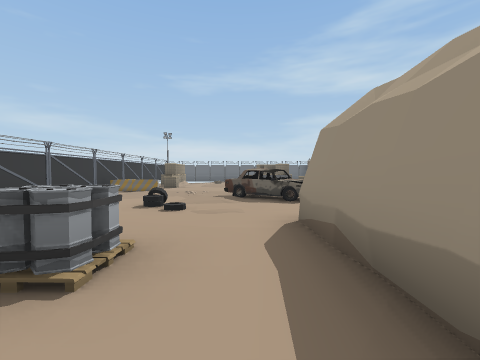
view 1 (above)

18 first-person views from a walk through a 3-D level made in the Unity game engine. The camera is 1.3 m above the floor, tilts 2° down and sees 90° across. The floor is counted in squares, 2 m on a side. Each view is taken from the middle of a square. On the plan, view 1 faces up. The plan holds only what a view shows up to about 9 squares ahead; the rest is blank.

view 2
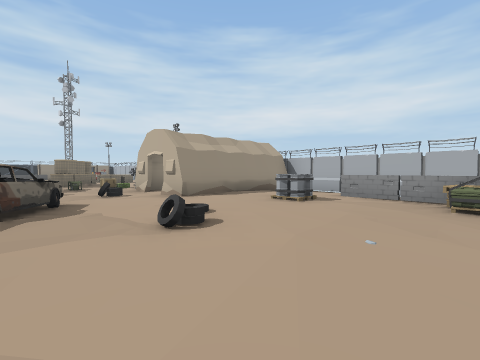

view 3
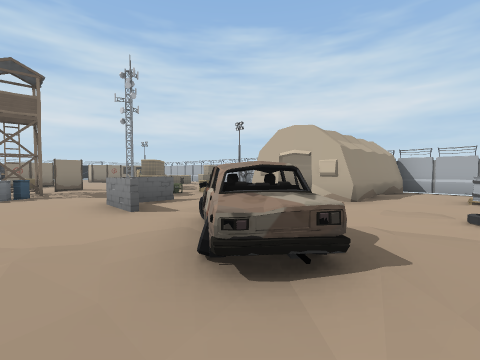

view 4
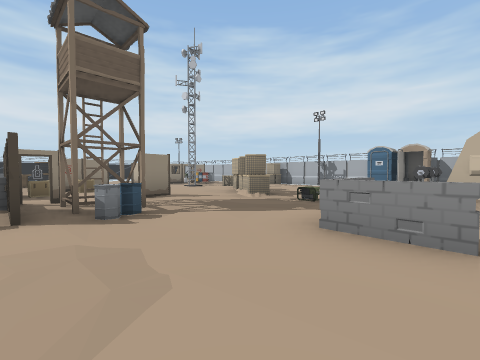

view 5
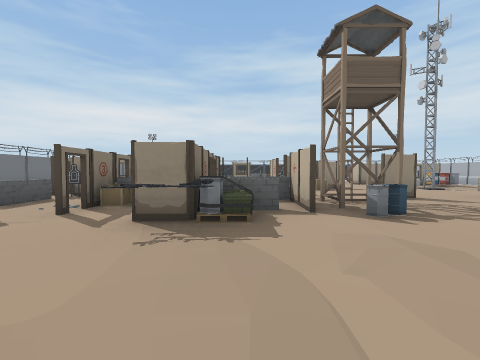

view 6
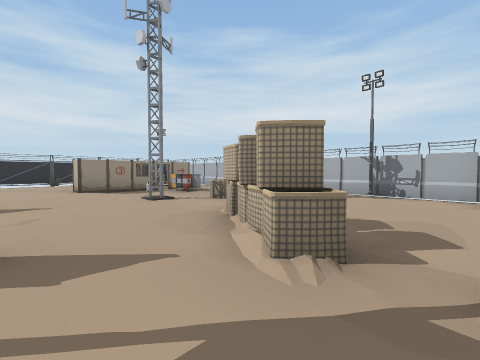

view 7
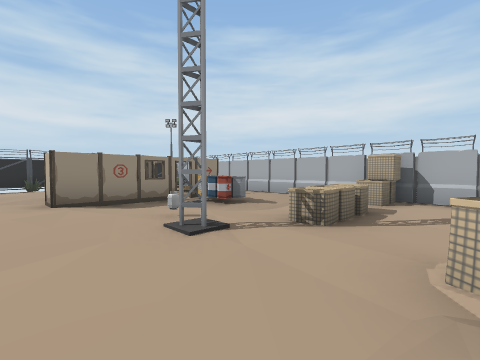

view 8
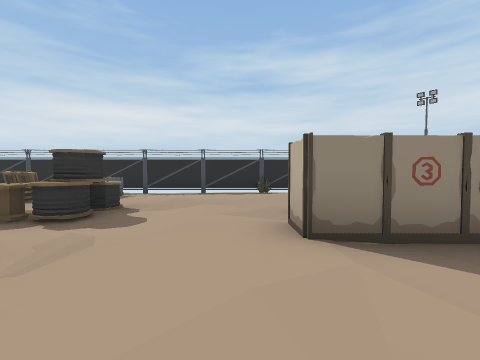

view 9
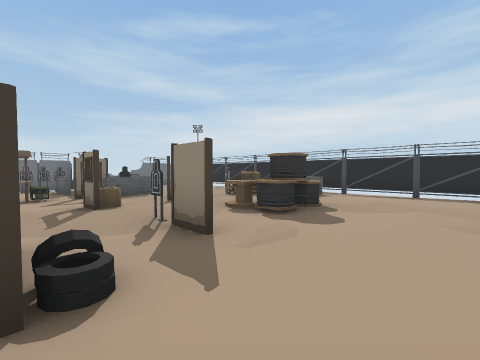

view 10
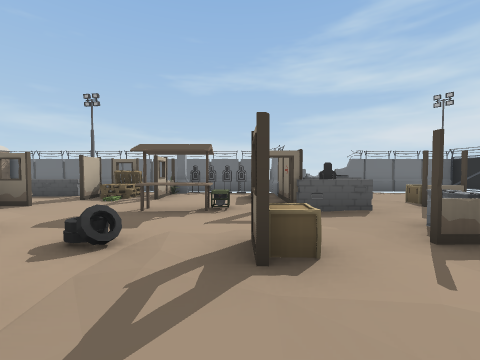

view 11
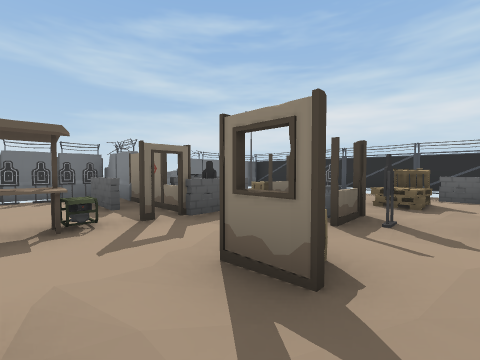

view 12
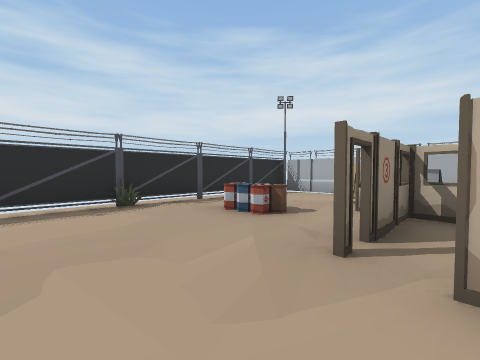

view 13
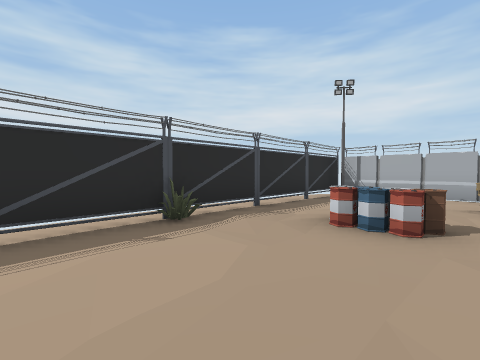

view 14
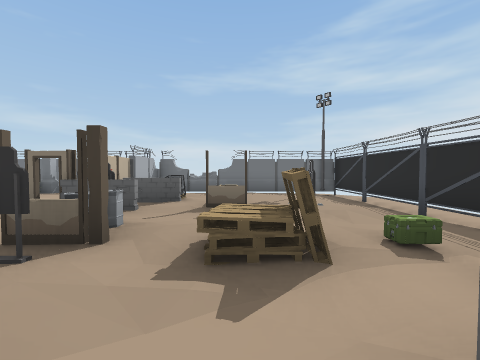

view 15
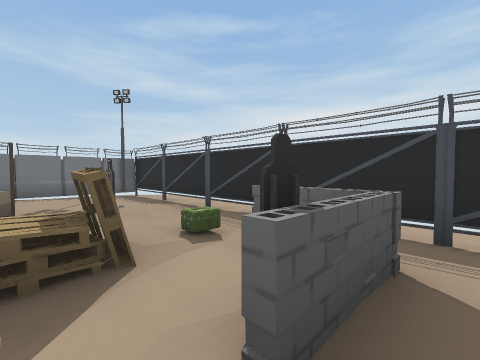

view 16
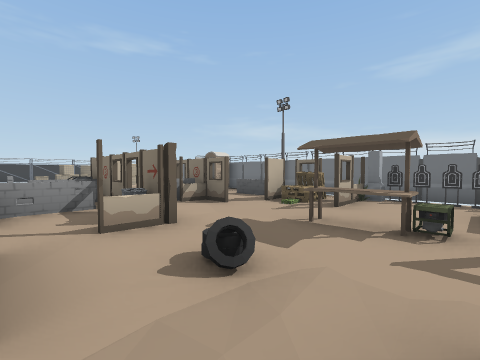

view 17
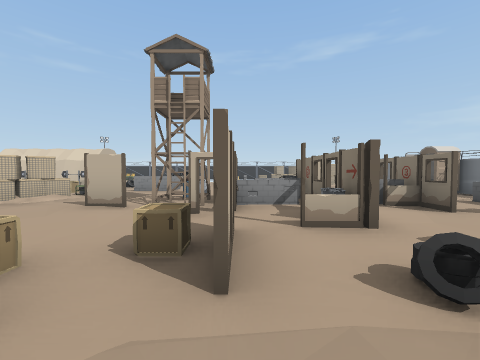

view 18
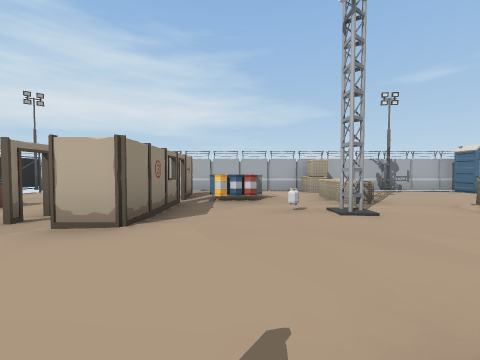

### Floor plan
Key: @ floor where view 1 was taken; # wall or solid block; . main floor; - floor 0.25 m lower than the main floor; / step, stairs or slope; = window, fence, low wall or low ledge; F fence; B barricade; C car; P pallet; G generator; A barrel; T tower; R barrier; O other object.
Columns run from 5 left of view 1 to 21 right of it. Each row starts with its distance up from view 1.
 17            ##         ###
 16           O..##########-/O-
 15           O..=#OOOOO.....F-
 14             ..OO#..#O....--
 13            .###...G#..O//F-
 12           .O.O...O.#O.#O.//
 11          .OO####....A....F-
 10 F       ...P#=OO.OO.O.O//
  9 FBB.. = ....###........O=F-
  8 F-..........AT#.O..OOO...//
  7 F .//...........OO.......F-
  6 F....CC/#=...#............-
  5 F..O../..................F-
  4  ......O..G.OOO....###...O-
  3  .....###OO...O.#O.# #AO.F-
  2  ...P.# #  .....R.A###....-
  1  P../.# #O .....R/OO.PO..F-
  0  O==.@# #OO.....R...  O..O-
 -1     ..#  OO..#..O.... ...F-
 -2  ######  #################-

Where each view was taken, in squares from view 1:
view 1: 0 up, 0 right, facing up
view 2: 6 up, 4 left, facing down-right
view 3: 8 up, 1 left, facing down-right
view 4: 9 up, 3 right, facing down-right
view 5: 10 up, 3 right, facing right
view 6: 6 up, 6 right, facing down-right
view 7: 5 up, 9 right, facing down-right
view 8: 5 up, 12 right, facing right
view 9: 5 up, 12 right, facing up-right
view 10: 8 up, 13 right, facing up
view 11: 9 up, 12 right, facing up-right
view 12: 6 up, 15 right, facing down-right
view 13: 6 up, 17 right, facing down-right
view 14: 8 up, 17 right, facing up
view 15: 8 up, 17 right, facing up-right
view 16: 9 up, 13 right, facing up-left
view 17: 9 up, 13 right, facing left
view 18: 7 up, 13 right, facing down
